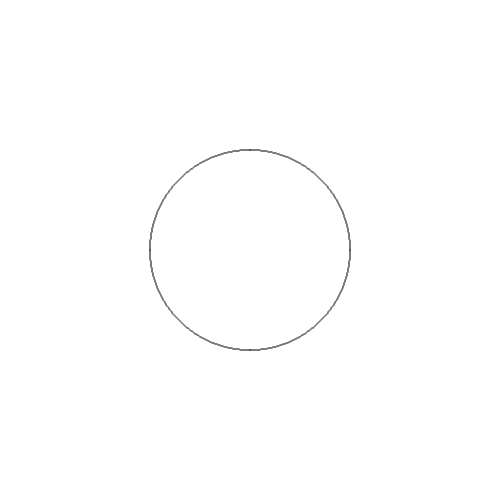
Frame 1 (no input)
Frame 60 (the mouse pressed at the canvas centre just before this capture): identical to frame 1, image omitted
Frame 120 (the mouse held since frame 60 and released just before this capture): identical to frame 1, image omitted

The Processing sketch that drew this single still picture (run headless with seeded random() and noise(); from frame 60 on, the mouse is pressed at the canvas centre):

// Processing sketch: circle_horn
// ── circle_horn.pde
/*___________________________________________________
 //CIRCLE
 
//Draw a circle using Horn's Algorithm
 //
 //Felix Wagner - 31/08/18
 __________________________________________________*/
//GLOBAL PARAMETERS
//all global parameters with values & comments, e.g.

int w = 500;
int h = 500;
int r = 100;
int d;

//____________________________________________________
//SETTING UP
void settings()
{
	//needed if image size given by parameters
	width = w; 
	height = h;
}
void setup()
{
	//all those statements to be executed only once
	background(255);

	d = -r;
	drawCircle();
}
//_____________________________________________________
//LOOPING
void draw()
{
	//background(255);
}

void drawCircle(){
	pushMatrix();
	translate(width/2, height/2);
	int x = r;
	for(int y = 0; y < x; y++){
		noStroke();
		fill(0,100);
		ellipse(x, y, 2, 2);
		ellipse(y, x, 2, 2);
		ellipse(y, -x, 2, 2);
		ellipse(x, -y, 2, 2);
		ellipse(-x, -y, 2, 2);
		ellipse(-y, -x, 2, 2);
		ellipse(-y, x, 2, 2);
		ellipse(-x, y, 2, 2);
		d = d + 2 * y +1;
		if(d > 0){
			x = x -1;
			d = d - 2 * x;
		}
	}
	popMatrix();
}
